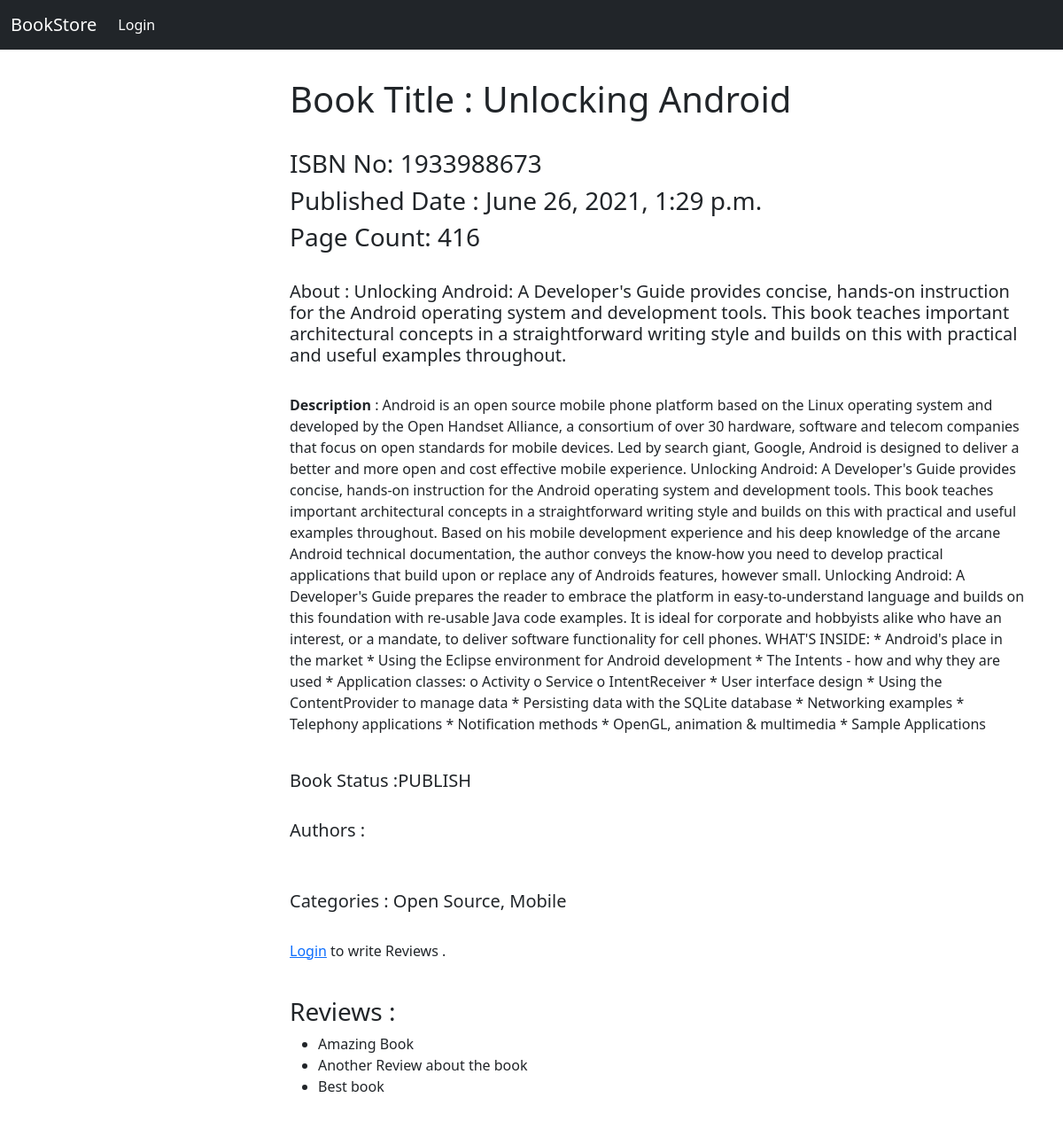
The app's page /book/2/, older data.
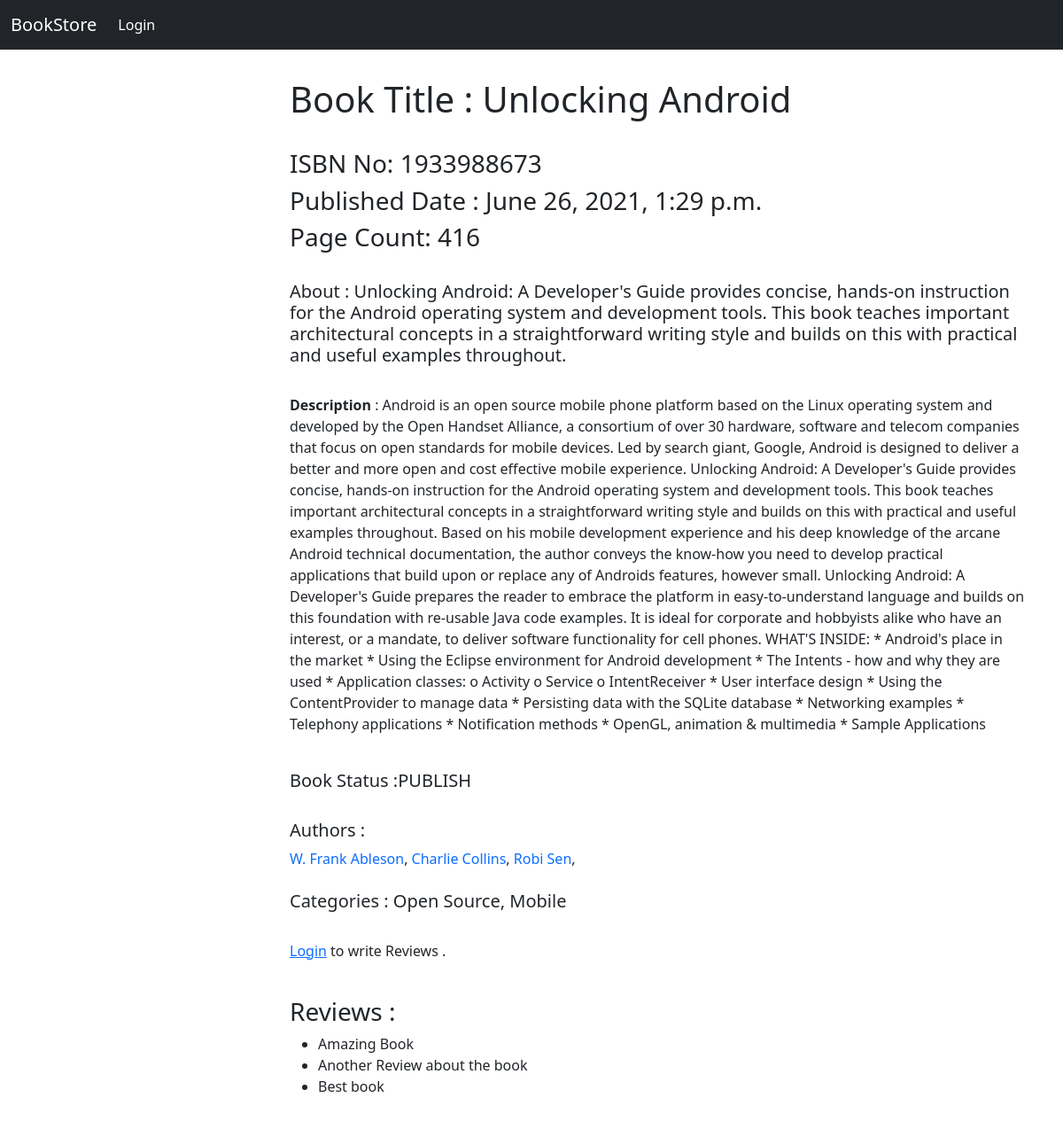
The same page, newer data.
### books/models.py (models this page shows, shortened)
class Book(models.Model):
    title=models.CharField(max_length=256)
    isbn=models.CharField(max_length=256)
    pageCount=models.IntegerField(default=0)
    publishedDate=models.DateTimeField(auto_now_add=True)
    thumbnailUrl=models.CharField(max_length=256,null=True)
    shortDescription=models.CharField(max_length=512,null=True,blank=True)
    longDescription=models.TextField(null=True)
    status=models.CharField(max_length=256)
    authors=models.ManyToManyField(Author)
    categories=models.CharField(max_length=256)

class Review(models.Model):
    body=models.TextField()
    user= models.ForeignKey(User,on_delete=models.CASCADE,null=True)
    created_at=models.DateTimeField(auto_now=True)
    book=models.ForeignKey(Book,on_delete=models.CASCADE,null=True)

class Author(models.Model):
    name=models.CharField(max_length=100)
    created_at=models.DateTimeField(auto_now=True)
    def __str__(self):
        return self.name

### books/views.py (the view)
# urls.py: path('<int:id>/',views.book_details,name='book_details'),
def book_details(request,id):
    try:
        singleBook=Book.objects.get(pk=id)
        reviews=Review.objects.filter(book=id).order_by('-created_at')
        authors=Author.objects.filter(book=id).all()
    except Book.DoesNotExist:
        raise Http404("Book does not exist")
    context={'book':singleBook,'reviews':reviews,'authors':authors}
    return render(request,'books/book_details.html',context)

### books/templates/books/book_details.html (shortened to what this page needs)
{% extends 'base.html' %}
{% block content %}
    <div class="container my-3 py-3"  >
        <div class="row">
            <div class="col-3 my-4 py-4"><div class="text-center">
            </div>
        </div>
            <div class="col-9">
                <h1>Book Title : {{book.title}}</h3>
                    <br>
                    <h3>ISBN No: {{book.isbn}}</h3>
                    <h3>Published Date : {{book.publishedDate}}</h3>
                    <h3>Page Count: {{book.pageCount}}</h3>
                    <br>
                    <h5>About : {{book.shortDescription}}</h5>
                    <br>
                    <p><strong>Description</strong> : {{book.longDescription}}</p>
                    <br>
                    <h5>Book Status :{{book.status}}</h5>
                    <br>
                    <h5>Authors : </h5>
                    {% for author in authors %}
                   <a class="text-decoration-none" href="{% url 'author' author.name %}">{{author}}</a>,
                    {% endfor %}
                    <br> <br>
                    <h5>Categories : {{book.categories}}</h5>
                    <br>
                    {% if user.is_authenticated %}
                    <form method="POST" action="{% url 'review' book.id %}">
                      {% csrf_token %}
                      <div class="mb-3">
                        <textarea class="form-control" name="review" rows="5" placeholder="Enter your Review here"></textarea>
                      </div>
                      <div class="d-grid gap-2 col-3 mx-auto"">
                        <button type="submit" class="btn btn-dark">Submit</button>
                      </div>
                      {% else %}
                      <p>
                        <a href="{% url 'login' %}?next={{request.path}}">Login</a> to write Reviews .
                      </p>
                      {% endif %}
                    <br>
                    <h3>Reviews : </h3>
                    <ul>
                      {% for review in book.review_set.order_by %}
                      <li>{{review.body}}</li>
                      {% endfor %}
                    </ul>
            </div>
          </div>
        </div>
{% endblock %}

### templates/base.html (shortened to what this page needs)
<!DOCTYPE html>
<html lang="en">
  <head>
    <link
      href="https://cdn.jsdelivr.net/npm/bootstrap@5.0.2/dist/css/bootstrap.min.css"
      rel="stylesheet"
    />
  </head>
  <body>
    <nav class="navbar navbar-expand-lg navbar-dark bg-dark">
      <div class="container-fluid">
        <a class="navbar-brand" href="{% url 'index' %}">BookStore</a>
        <div class="collapse navbar-collapse" id="navbarNav">
          <ul
            class="navbar-nav d-flex justify-content-between align-items-center"
          >
            {% if user.is_authenticated %}
            <li class="nav-item">
              <a
                class="nav-link active"
                aria-current="page"
                href="{% url 'logout' %}"
                >Logout</a
              >
            </li>
            {% else %}
            <li class="nav-item">
              <a
                class="nav-link active"
                aria-current="page"
                href="{% url 'login' %}"
                >Login</a
              >
            </li>
            {% endif %}
          </ul>
        </div>
      </div>
    </nav>
    {% block content %} {% endblock %}
  </body>
</html>

Row changes from the older to the newer data that the page shows:
added Author: name "W. Frank Ableson"
added Author: name "Charlie Collins"
added Author: name "Robi Sen"
